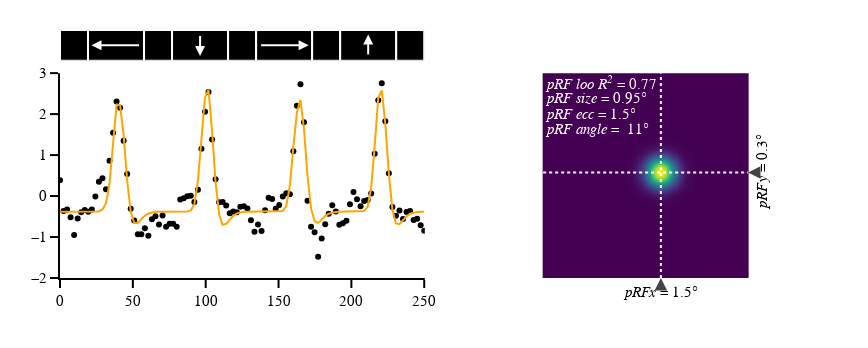

Source (notebook cell):
### Code cell
vertex_to_plot = 9383

fig = draw_timeseries(bold_data=bold_data, prf_prediction=prf_pred_data, vox_data=vertex_to_plot, vox_model=vertex_to_plot, TRs=TRs, roi='V1')
fig.write_image('/Users/uriel/Downloads/time_seris.pdf')
fig.show()

### Figure 1 — Plotly figure (JSON) as saved in the notebook; plotly's stock layout.template omitted (floating-point values rounded to 4 significant figures; data arrays with more than 128 entries replaced by an {"elided": "..."} marker saying what was removed)
{"data": [{"hovertemplate": "Time: %{x:1.2f} s<br>z-score: %{y:1.2f}", "line": {"width": 0}, "marker": {"color": "rgba(0, 0, 0, 1)", "size": 6}, "mode": "markers", "name": "<i>data<i>", "opacity": 1, "showlegend": false, "type": "scatter", "x": [0, 2.423, 4.847, 7.27, 9.693, 12.12, 14.54, 16.96, 19.39, 21.81, 24.23, 26.66, 29.08, 31.5, 33.93, 36.35, 38.77, 41.2, 43.62, 46.04, 48.47, 50.89, 53.31, 55.74, 58.16, 60.58, 63.01, 65.43, 67.85, 70.28, 72.7, 75.12, 77.55, 79.97, 82.39, 84.82, 87.24, 89.66, 92.09, 94.51, 96.93, 99.36, 101.8, 104.2, 106.6, 109.0, 111.5, 113.9, 116.3, 118.7, 121.2, 123.6, 126.0, 128.4, 130.9, 133.3, 135.7, 138.1, 140.6, 143.0, 145.4, 147.8, 150.2, 152.7, 155.1, 157.5, 159.9, 162.4, 164.8, 167.2, 169.6, 172.1, 174.5, 176.9, 179.3, 181.7, 184.2, 186.6, 189.0, 191.4, 193.9, 196.3, 198.7, 201.1, 203.6, 206.0, 208.4, 210.8, 213.3, 215.7, 218.1, 220.5, 222.9, 225.4, 227.8, 230.2, 232.6, 235.1, 237.5, 239.9, 242.3, 244.8, 247.2, 249.6], "xaxis": "x3", "y": [0.3885, -0.3645, -0.3288, -0.5163, -0.9504, -0.5497, -0.3935, -0.3403, -0.3851, -0.3278, -0.01371, 0.3497, 0.4331, 0.165, 0.861, 1.546, 2.307, 2.153, 1.351, 0.5365, -0.3094, -0.5947, -0.9317, -0.9351, -0.7829, -0.9691, -0.5659, -0.4951, -0.6913, -0.4757, -0.7495, -0.6772, -0.6741, -0.7495, -0.08346, -0.05579, -0.006786, 0.007508, -0.1441, 0.1527, 1.155, 2.058, 2.541, 1.381, 0.4107, -0.1505, -0.148, -0.2284, -0.4203, -0.3744, -0.3929, -0.261, -0.2462, -0.3052, -0.589, -0.873, -0.6924, -0.8551, -0.3454, -0.03967, -0.06895, -0.3105, -0.2168, -0.0115, 0.07116, 0.04502, 1.093, 2.205, 2.731, 1.803, -0.1165, -0.7493, -0.8861, -1.482, -1.038, -0.687, -0.4327, -0.2235, -0.3741, -0.7009, -0.6614, -0.6053, -0.1977, 0.09705, -0.07811, -0.25, -0.1224, -0.09419, 0.05929, 1.032, 2.335, 2.75, 1.828, 0.5594, -0.2662, -0.4784, -0.3556, -0.5625, -0.3866, -0.3631, -0.5873, -0.5536, -0.7124, -0.849], "yaxis": "y3"}, {"hovertemplate": "Time: %{x:1.2f} s<br>z-score: %{y:1.2f}", "line": {"color": "orange", "width": 2}, "mode": "lines", "name": "<i>model<i>", "opacity": 1, "showlegend": false, "type": "scatter", "x": [0, 2.423, 4.847, 7.27, 9.693, 12.12, 14.54, 16.96, 19.39, 21.81, 24.23, 26.66, 29.08, 31.5, 33.93, 36.35, 38.77, 41.2, 43.62, 46.04, 48.47, 50.89, 53.31, 55.74, 58.16, 60.58, 63.01, 65.43, 67.85, 70.28, 72.7, 75.12, 77.55, 79.97, 82.39, 84.82, 87.24, 89.66, 92.09, 94.51, 96.93, 99.36, 101.8, 104.2, 106.6, 109.0, 111.5, 113.9, 116.3, 118.7, 121.2, 123.6, 126.0, 128.4, 130.9, 133.3, 135.7, 138.1, 140.6, 143.0, 145.4, 147.8, 150.2, 152.7, 155.1, 157.5, 159.9, 162.4, 164.8, 167.2, 169.6, 172.1, 174.5, 176.9, 179.3, 181.7, 184.2, 186.6, 189.0, 191.4, 193.9, 196.3, 198.7, 201.1, 203.6, 206.0, 208.4, 210.8, 213.3, 215.7, 218.1, 220.5, 222.9, 225.4, 227.8, 230.2, 232.6, 235.1, 237.5, 239.9, 242.3, 244.8, 247.2, 249.6], "xaxis": "x3", "y": [-0.3802, -0.3803, -0.3803, -0.3803, -0.3803, -0.3803, -0.3803, -0.3803, -0.3803, -0.3803, -0.3801, -0.3749, -0.3269, -0.1806, 0.3186, 1.341, 2.233, 2.212, 1.479, 0.3717, -0.3868, -0.6587, -0.6564, -0.5659, -0.4789, -0.4235, -0.3963, -0.3854, -0.3817, -0.3806, -0.3804, -0.3803, -0.3803, -0.3803, -0.3803, -0.38, -0.3751, -0.3515, -0.1973, 0.3712, 1.429, 2.406, 2.596, 1.586, 0.3314, -0.4437, -0.6997, -0.6779, -0.5735, -0.48, -0.4229, -0.3957, -0.3851, -0.3816, -0.3806, -0.3804, -0.3803, -0.3803, -0.3803, -0.3803, -0.3803, -0.3802, -0.3792, -0.3631, -0.2388, 0.2509, 1.207, 2.044, 2.349, 1.639, 0.477, -0.3062, -0.6177, -0.6546, -0.5769, -0.4898, -0.431, -0.4003, -0.3872, -0.3824, -0.3808, -0.3804, -0.3803, -0.3803, -0.3802, -0.3789, -0.3658, -0.2561, 0.1999, 1.229, 2.399, 2.581, 1.765, 0.5396, -0.3357, -0.6692, -0.6843, -0.591, -0.4947, -0.4316, -0.3999, -0.3867, -0.3822, -0.3808], "yaxis": "y3"}, {"colorscale": [[0, "#440154"], [0.1111, "#482878"], [0.2222, "#3e4989"], [0.3333, "#31688e"], [0.4444, "#26828e"], [0.5556, "#1f9e89"], [0.6667, "#35b779"], [0.7778, "#6ece58"], [0.8889, "#b5de2b"], [1, "#fde725"]], "hoverinfo": "none", "showscale": false, "type": "heatmap", "x": {"elided": "200 float values"}, "xaxis": "x4", "y": {"elided": "200 float values"}, "yaxis": "y4", "z": {"elided": "200x200 float values"}}], "layout": {"annotations": [{"arrowcolor": "white", "arrowhead": 2, "ax": 55.2, "axref": "x", "ay": 0.5, "ayref": "y", "showarrow": true, "text": "", "x": 21.6, "xref": "x", "y": 0.5, "yref": "y"}, {"arrowcolor": "white", "arrowhead": 2, "ax": 96, "axref": "x", "ay": 0.85, "ayref": "y", "showarrow": true, "text": "", "x": 96, "xref": "x", "y": 0.15, "yref": "y"}, {"arrowcolor": "white", "arrowhead": 2, "ax": 136.8, "axref": "x", "ay": 0.5, "ayref": "y", "showarrow": true, "text": "", "x": 170.4, "xref": "x", "y": 0.5, "yref": "y"}, {"arrowcolor": "white", "arrowhead": 2, "ax": 211.2, "axref": "x", "ay": 0.15, "ayref": "y", "showarrow": true, "text": "", "x": 211.2, "xref": "x", "y": 0.85, "yref": "y"}, {"arrowhead": 2, "arrowwidth": 2.5, "ax": 1.49, "axref": "x4", "ay": -10.5, "ayref": "y4", "showarrow": true, "text": "<i>pRFx</i> = 1.5°", "x": 1.49, "xref": "x4", "y": -10, "yanchor": "top", "yref": "y4"}, {"arrowhead": 2, "arrowwidth": 2.5, "ax": 10.5, "axref": "x4", "ay": 0.299, "ayref": "y4", "showarrow": true, "text": "<i>pRFy</i> = 0.3°", "textangle": -90, "x": 10, "xref": "x4", "y": 0.299, "yanchor": "top", "yref": "y4"}, {"font": {"color": "white"}, "showarrow": false, "text": "<i>pRF loo R<sup>2</sup></i> = 0.77", "x": -10, "xanchor": "left", "xref": "x4", "y": 9, "yref": "y4"}, {"font": {"color": "white"}, "showarrow": false, "text": "<i>pRF size</i> = 0.95°", "x": -10, "xanchor": "left", "xref": "x4", "y": 7.5, "yref": "y4"}, {"font": {"color": "white"}, "showarrow": false, "text": "<i>pRF ecc</i> = 1.5°", "x": -10, "xanchor": "left", "xref": "x4", "y": 6, "yref": "y4"}, {"font": {"color": "white"}, "showarrow": false, "text": "<i>pRF angle</i> =  11°", "x": -10, "xanchor": "left", "xref": "x4", "y": 4.5, "yref": "y4"}], "height": 348.4, "legend": {"bgcolor": "rgba(255,255,255,0)", "x": 0.02, "xanchor": "left", "y": 0.85, "yanchor": "top"}, "margin": {"b": 70, "l": 60, "r": 40, "t": 30}, "shapes": [{"fillcolor": "black", "line": {"color": "white", "width": 2}, "type": "rect", "x0": 0, "x1": 19.2, "xref": "x", "y0": 0, "y1": 1, "yref": "y"}, {"fillcolor": "black", "line": {"color": "white", "width": 2}, "type": "rect", "x0": 19.2, "x1": 57.6, "xref": "x", "y0": 0, "y1": 1, "yref": "y"}, {"fillcolor": "black", "line": {"color": "white", "width": 2}, "type": "rect", "x0": 57.6, "x1": 76.8, "xref": "x", "y0": 0, "y1": 1, "yref": "y"}, {"fillcolor": "black", "line": {"color": "white", "width": 2}, "type": "rect", "x0": 76.8, "x1": 115.2, "xref": "x", "y0": 0, "y1": 1, "yref": "y"}, {"fillcolor": "black", "line": {"color": "white", "width": 2}, "type": "rect", "x0": 115.2, "x1": 134.4, "xref": "x", "y0": 0, "y1": 1, "yref": "y"}, {"fillcolor": "black", "line": {"color": "white", "width": 2}, "type": "rect", "x0": 134.4, "x1": 172.8, "xref": "x", "y0": 0, "y1": 1, "yref": "y"}, {"fillcolor": "black", "line": {"color": "white", "width": 2}, "type": "rect", "x0": 172.8, "x1": 192, "xref": "x", "y0": 0, "y1": 1, "yref": "y"}, {"fillcolor": "black", "line": {"color": "white", "width": 2}, "type": "rect", "x0": 192, "x1": 230.4, "xref": "x", "y0": 0, "y1": 1, "yref": "y"}, {"fillcolor": "black", "line": {"color": "white", "width": 2}, "type": "rect", "x0": 230.4, "x1": 249.6, "xref": "x", "y0": 0, "y1": 1, "yref": "y"}, {"line": {"color": "white", "dash": "dot", "width": 2}, "type": "line", "x0": -10, "x1": 10, "xref": "x4", "y0": 0.299, "y1": 0.299, "yref": "y4"}, {"line": {"color": "white", "dash": "dot", "width": 2}, "type": "line", "x0": 1.49, "x1": 1.49, "xref": "x4", "y0": -10, "y1": 10, "yref": "y4"}], "width": 868, "xaxis": {"anchor": "y", "domain": [0, 0.475], "linewidth": 2, "range": [0, 250], "ticklen": 8, "title": {"text": ""}, "visible": false}, "xaxis2": {"anchor": "y2", "domain": [0.525, 1], "linewidth": 2, "ticklen": 8, "visible": true}, "xaxis3": {"anchor": "y3", "domain": [0, 0.475], "linewidth": 2, "range": [0, 250], "ticklen": 8, "ticktext": [0, 50, 100, 150, 200, 250], "tickvals": [0, 49.92, 99.84, 149.8, 199.7, 249.6], "type": "linear", "visible": true}, "xaxis4": {"anchor": "y4", "domain": [0.525, 1], "linewidth": 2, "range": [-17.81, 17.81], "scaleanchor": "y4", "scaleratio": 1, "ticklen": 8, "title": {"text": ""}, "type": "linear", "visible": false}, "yaxis": {"anchor": "x", "domain": [0.8761, 1], "linewidth": 2, "range": [0, 1], "ticklen": 8, "title": {"text": ""}, "visible": false}, "yaxis2": {"anchor": "x2", "domain": [0.8761, 1], "linewidth": 2, "ticklen": 8, "visible": true}, "yaxis3": {"anchor": "x3", "domain": [0, 0.8261], "dtick": 1, "linewidth": 2, "range": [-2, 3], "ticklen": 8, "type": "linear", "visible": true}, "yaxis4": {"anchor": "x4", "domain": [0, 0.8261], "linewidth": 2, "range": [-10, 10], "scaleanchor": "x4", "scaleratio": 1, "ticklen": 8, "title": {"text": ""}, "type": "linear", "visible": false}}}
